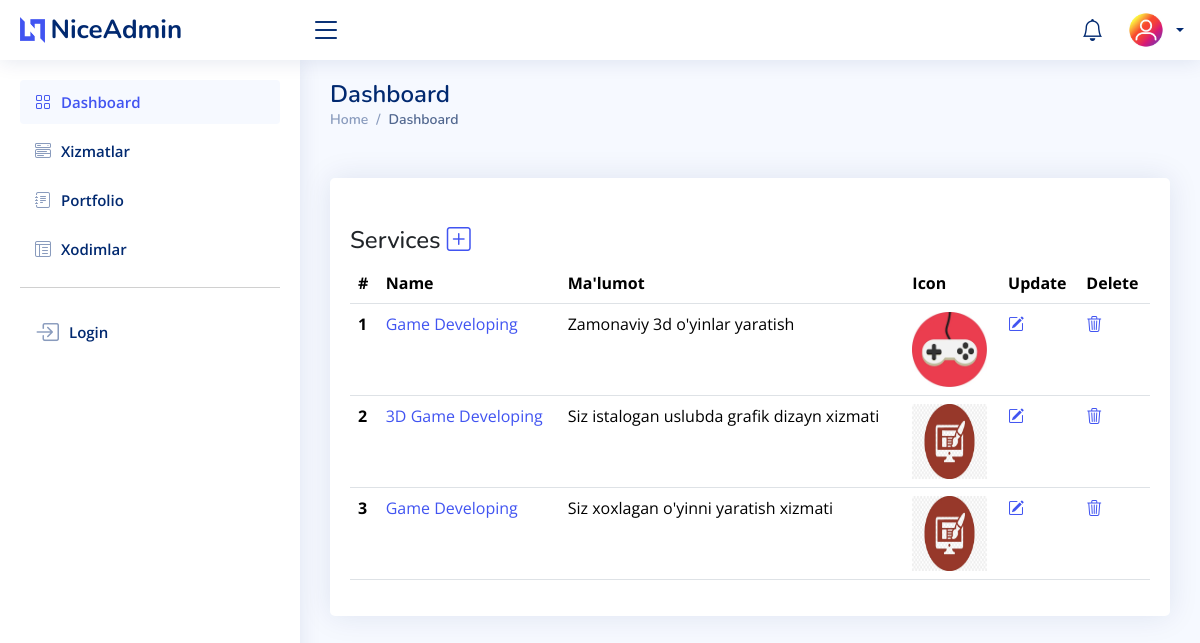
Page /dashboard/services/list/ (signed in) on the committed database.
### users/models.py (models this page shows, shortened)
class User(AbstractUser):
    profile_image = models.ImageField(upload_to='profile_pics', default="default_profile_pic.jpg")
    @property
    def full_name(self):
        return f'{self.first_name} {self.last_name}'

### dashboard/models.py (models this page shows, shortened)
class Services(models.Model):
    name = models.CharField(max_length=100)
    description = models.TextField()
    icon = models.ImageField(upload_to='services/', null=True, blank=True)

### dashboard/views.py (the view)
# urls.py: path('services/list/', ServiceListView.as_view(), name='services-list'),
class ServiceListView(View, LoginRequiredMixin):
    @decorator
    def get(self, request):
        services = Services.objects.all()
        context = {'services': services}
        return render(request, 'dashboard/services/service_list.html', context)

### dashboard/decorator.py (called while the page is built)
def decorator(func):
    def wrapper(*args, **kwargs):
        user = args[1].user
        if user.is_staff:
            return func(*args, **kwargs)
        return redirect("users:home")
    return wrapper

### templates/dashboard/services/service_list.html
{% extends 'dashboard/index.html' %}
{% block content %}
    <div class="card mt-xl-5">
            <div class="card-body mt-xl-5">
            <h4>Services <a href="{% url 'dashboard:services-create' %}"><i class="bi bi-plus-square"></i></a></h4>
              <table class="table">
                <thead>
                  <tr>
                    <th scope="col">#</th>
                    <th scope="col">Name</th>
                    <th scope="col">Ma'lumot</th>
                    <th scope="col">Icon</th>
                    <th scope="col">Update</th>
                    <th scope="col">Delete</th>
                  </tr>
                </thead>
                <tbody>
                {% for service in services %}
                  <tr>
                    <th scope="row">{{ forloop.counter }}</th>
                    <td><a href="{% url 'dashboard:services-detail' service.id %}">{{ service.name }}</a></td>
                    <td>{{ service.description | truncatechars:50 }}</td>
                    <td><img width="75" height="75" src="{{ service.icon.url }}" alt=""></td>
                      <td><a href="{% url 'dashboard:services-update' service.id %}"><i class="bi bi-pencil-square"></i></a></td>
                      <td><a href="{% url 'dashboard:services-delete' service.id %}"><i class="bi bi-trash3"></i></a></td>
                  </tr>
                {% endfor %}
                </tbody>
              </table>
            </div>
          </div>
{% endblock %}

### templates/dashboard/index.html (shortened to what this page needs)
{% load static %}
<!DOCTYPE html>
<html lang="en">
<head>
  <link href="{% static 'dashboard/assets/vendor/bootstrap/css/bootstrap.min.css' %}" rel="stylesheet">
  <link href="{% static 'dashboard/assets/vendor/bootstrap-icons/bootstrap-icons.css' %}" rel="stylesheet">
  <link href="{% static 'dashboard/assets/vendor/boxicons/css/boxicons.min.css' %}" rel="stylesheet">
  <link href="{% static 'dashboard/assets/vendor/quill/quill.snow.css' %}" rel="stylesheet">
  <link href="{% static 'dashboard/assets/vendor/quill/quill.bubble.css' %}" rel="stylesheet">
  <link href="{% static 'dashboard/assets/vendor/remixicon/remixicon.css' %}" rel="stylesheet">
  <link href="{% static 'dashboard/assets/vendor/simple-datatables/style.css' %}" rel="stylesheet">
  <link href="{% static 'dashboard/assets/css/style.css' %}" rel="stylesheet">
</head>
<body>
  <header id="header" class="header fixed-top d-flex align-items-center">
    <div class="d-flex align-items-center justify-content-between">
      <a href="{% url 'dashboard:home' %}" class="logo d-flex align-items-center">
        <img src="{% static 'dashboard/assets/img/logo.png' %}" alt="">
        <span class="d-none d-lg-block">NiceAdmin</span>
      </a>
      <i class="bi bi-list toggle-sidebar-btn"></i>
    </div>
    <nav class="header-nav ms-auto">
      <ul class="d-flex align-items-center">
        <li class="nav-item d-block ">
          <a class="nav-link nav-icon" href="{% url 'users:contact-list' %}" >
            <i class="bi bi-bell"></i>
          </a>
        </li>
        <li class="nav-item dropdown">
        <li class="nav-item dropdown pe-3">
          <a class="nav-link nav-profile d-flex align-items-center pe-0" href="#" data-bs-toggle="dropdown">
            <img src="{{ request.user.profile_image.url }}" alt="Profile" class="rounded-circle">
            <span class="d-none d-md-block dropdown-toggle ps-2">{{ request.user.full_name }}</span>
          </a>
        </li>
      </ul>
    </nav>
  </header>
  <aside id="sidebar" class="sidebar">
    <ul class="sidebar-nav" id="sidebar-nav">
      <li class="nav-item">
        <a class="nav-link " href="{% url 'dashboard:home' %}">
          <i class="bi bi-grid"></i>
          <span>Dashboard</span>
        </a>
      </li>
      <li class="nav-item">
        <a class="nav-link collapsed" data-bs-target="#components-nav"  href="{% url 'dashboard:services-list' %}">
          <i class="bi bi-menu-button-wide"></i><span>Xizmatlar</span>
        </a>
      </li>
      <li class="nav-item">
        <a class="nav-link collapsed" data-bs-target="#forms-nav"  href="{% url 'dashboard:portfolio-list' %}">
          <i class="bi bi-journal-text"></i><span>Portfolio</span>
        </a>
      </li>
      <li class="nav-item">
        <a class="nav-link collapsed" data-bs-target="#tables-nav" href="{% url 'dashboard:staff-list' %}">
          <i class="bi bi-layout-text-window-reverse"></i><span>Xodimlar</span>
        </a>
      </li>
      <hr>
      <li class="nav-item">
        <a class="nav-link collapsed" href="{% url 'dashboard:login' %}">
         <i class="bi bi-box-arrow-in-right fs-4"></i>
          <span>Login</span>
        </a>
      </li>
    </ul>
  </aside>
  <main id="main" class="main">
    <div class="pagetitle">
      <h1>Dashboard</h1>
      <nav>
        <ol class="breadcrumb">
          <li class="breadcrumb-item"><a href="{% url 'dashboard:home' %}">Home</a></li>
          <li class="breadcrumb-item active">Dashboard</li>
        </ol>
      </nav>
    </div>
      {% block content %}
      {% endblock %}
  </main>
</body>
</html>

### static/dashboard/assets/css/style.css (style rules this page uses)
:root { scroll-behavior: smooth; }
body { font-family: "Open Sans", sans-serif; background: #f6f9ff; color: #444444; }
a { color: #4154f1; text-decoration: none; }
h1, h2, h3, h4, h5, h6 { font-family: "Nunito", sans-serif; }
#main { margin-top: 60px; padding: 20px 30px; transition: all 0.3s; }
.pagetitle { margin-bottom: 10px; }
.pagetitle h1 { font-size: 24px; margin-bottom: 0; font-weight: 600; color: #012970; }
.card { margin-bottom: 30px; border: none; border-radius: 5px; box-shadow: 0px 0 30px rgba(1, 41, 112, 0.1); }
.card-body { padding: 0 20px 20px 20px; }
.breadcrumb { font-size: 14px; font-family: "Nunito", sans-serif; color: #899bbd; font-weight: 600; }
.breadcrumb a { color: #899bbd; transition: 0.3s; }
.breadcrumb .breadcrumb-item::before { color: #899bbd; }
.breadcrumb .active { color: #51678f; font-weight: 600; }
.logo { line-height: 1; }
@media (min-width: 1200px) { .logo { width: 280px; } }
.logo img { max-height: 26px; margin-right: 6px; }
.logo span { font-size: 26px; font-weight: 700; color: #012970; font-family: "Nunito", sans-serif; }
.header { transition: all 0.5s; z-index: 997; height: 60px; box-shadow: 0px 2px 20px rgba(1, 41, 112, 0.1); background-color: #fff; padding-left: 20px; }
.header .toggle-sidebar-btn { font-size: 32px; padding-left: 10px; cursor: pointer; color: #012970; }
.header-nav ul { list-style: none; }
.header-nav>ul { margin: 0; padding: 0; }
.header-nav .nav-icon { font-size: 22px; color: #012970; margin-right: 25px; position: relative; }
.header-nav .nav-profile { color: #012970; }
.header-nav .nav-profile img { max-height: 36px; }
.header-nav .nav-profile span { font-size: 14px; font-weight: 600; }
.sidebar { position: fixed; top: 60px; left: 0; bottom: 0; width: 300px; z-index: 996; transition: all 0.3s; padding: 20px; overflow-y: auto; scrollbar-width: thin; scrollbar-color: #aab7cf transparent; box-shadow: 0px 0px 20px rgba(1, 41, 112, 0.1); background-color: #fff; }
@media (min-width: 1200px) { #main, #footer { margin-left: 300px; } }
.sidebar-nav { padding: 0; margin: 0; list-style: none; }
.sidebar-nav li { padding: 0; margin: 0; list-style: none; }
.sidebar-nav .nav-item { margin-bottom: 5px; }
.sidebar-nav .nav-link { display: flex; align-items: center; font-size: 15px; font-weight: 600; color: #4154f1; transition: 0.3; background: #f6f9ff; padding: 10px 15px; border-radius: 4px; }
.sidebar-nav .nav-link i { font-size: 16px; margin-right: 10px; color: #4154f1; }
.sidebar-nav .nav-link.collapsed { color: #012970; background: #fff; }
.sidebar-nav .nav-link.collapsed i { color: #899bbd; }

### rows in the picture
User: user.profile_image (placeholder picture)
Services: name "Game Developing", description "Zamonaviy 3d o'yinlar yaratish", icon (picture)
Services: name "3D Game Developing", description "Siz istalogan uslubda grafik dizayn xizmati", icon (picture)
Services: name "Game Developing", description "Siz xoxlagan o'yinni yaratish xizmati", icon (picture)
